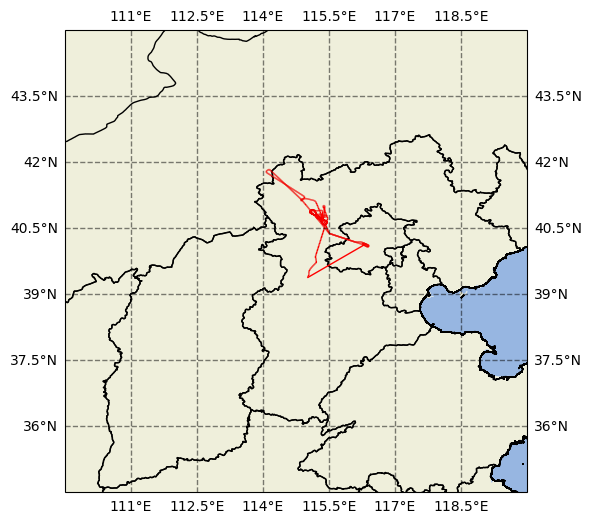

Here is the Python script that generated this plot:
import numpy as np
import cartopy.crs as ccrs
import matplotlib.pyplot as plt
import cartopy.feature as cfeat
import shapely.geometry as sgeom
import cartopy.io.shapereader as shapereader
from cartopy.mpl.ticker import LongitudeFormatter, LatitudeFormatter  # 导入Cartopy专门提供的经纬度的Formatter

shp_path = '/public/data/shps/CHN_adm1.shp'  # 切记路径一定要英文，血的教训！！！

fig  = plt.figure(figsize=(6,6))  # 创建画布
proj = ccrs.PlateCarree()  # 创建投影，选择cartopy的默认投影
ax   = fig.subplots(1, 1, subplot_kw={'projection': proj})  # 子图
extent = [109.5, 120, 34.5, 45]  # 限定绘图范围

china_map = cfeat.ShapelyFeature(shapereader.Reader(shp_path).geometries(), proj, edgecolor='k', facecolor='none')
ax.add_feature(china_map, linewidth=1)  # 添加读取的数据，设置线宽
ax.set_extent(extent, crs=proj)

# ax.add_geometries(shapereader.Reader(shp_path).geometries(), crs=proj, #facecolor='none',edgecolor='k',linewidth=1)
# ax.set_extent(extent, crs=proj)

# x_extent = list(range(111, 120, 2))  # 经纬度范围,#直接使用(-180,-120,-60,0,60,120,180)会异常，需要写成(0, 60, 120, 180, 240, 300, 360)的形式
# y_extent = list(range(36, 45, 2))

ax.add_feature(cfeat.LAND)  # 添加陆地
ax.add_feature(cfeat.OCEAN)  # 添加海洋
# ax.set_xticks(x_extent, crs=ccrs.PlateCarree())  # 添加经纬度
# ax.set_yticks(y_extent, crs=ccrs.PlateCarree())

# 利用Formatter格式化刻度标签
# lon_formatter = LongitudeFormatter(zero_direction_label=False)
# lat_formatter = LatitudeFormatter()
# ax.xaxis.set_major_formatter(lon_formatter)
# ax.yaxis.set_major_formatter(lat_formatter)

# ax.gridlines(linestyle='--')  # 添加网格，线样式为'--'
gl = ax.gridlines(crs=ccrs.PlateCarree(), draw_labels=True, linewidth=1, color='k', alpha=0.5, linestyle='--')
# ax.tick_params(color = 'blue', direction='in')  # 更改刻度指向为朝内，颜色设置为蓝色

# 绘制飞行轨迹
with open('20210616_wrf_airline') as txtfile:
    fileline = txtfile.readlines()

for index in range(len(fileline) - 1):
    line1 = fileline[index].split(' ')
    line2 = fileline[index + 1].split(' ')
    point_1 = line1[6], line1[7]
    point_2 = line2[6], line2[7]
    ax.add_geometries([sgeom.LineString([point_1,point_2])], crs=ccrs.PlateCarree(), linewidth = 1, edgecolor='red')

plt.savefig('airline', bbox_inches='tight')


